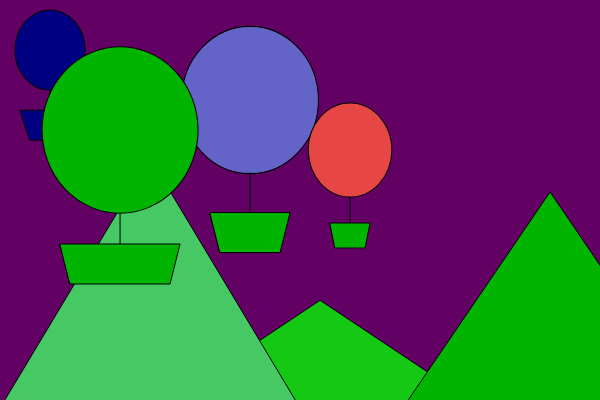
Frame 1 (no input)
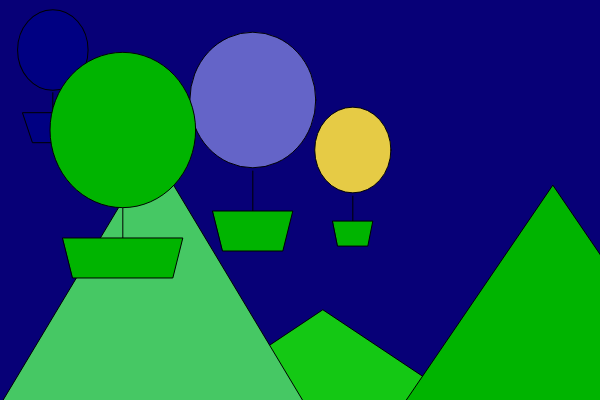
Frame 60 (no input)
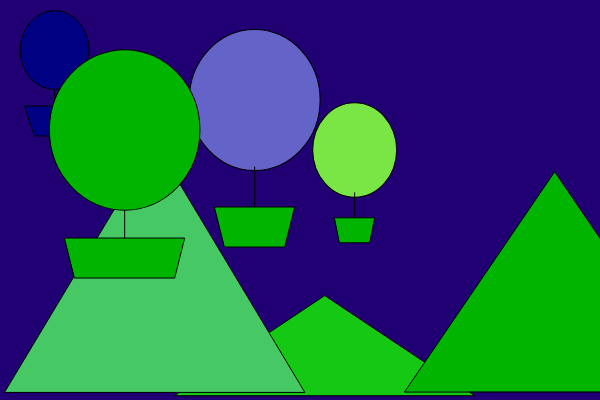
Frame 120 (the mouse pressed at the canvas centre since frame 60)

The p5.js sketch that drew these frames (run headless with seeded random() and noise() and a simulated clock; from frame 60 on, the mouse is pressed at the canvas centre):

// p5.js sketch
// ── sketch.js
let bg1, bg2;
let startTime;

function setup() {
  createCanvas(600, 400);

  colorMode(RGB);
  bg1 = color(200, 0, 80);
  bg2 = color(0, 0, 120);

  startTime = millis();
}

function draw() {
  let amt = (sin(frameCount * 0.02) + 1) / 2;
  let bg = lerpColor(bg1, bg2, amt);
  background(bg);

  let moveX = sin(frameCount * 0.01) * 5;
  push();
  translate(moveX, 0);

  let dy1 = sin(frameCount * 0.03) * 10;
  let dy2 = cos(frameCount * 0.025) * 8;

  fill(20, 200, 20);
  triangle(170, 400 + dy1, 320, 300 + dy1, 470, 400 + dy1);

  fill(70, 200, 100);
  triangle(0, 400 + dy2, 150, 150 + dy2, 300, 400 + dy2);

  let bodyMove1 = sin(frameCount * 0.04) * 4;
  line(50, 90 + bodyMove1, 50, 110 + bodyMove1);
  fill(0, 0, 130);
  quad(20, 110 + bodyMove1, 90, 110 + bodyMove1,
       80, 140 + bodyMove1, 30, 140 + bodyMove1);

  let bodyMove2 = cos(frameCount * 0.035) * 4;
  fill(0, 180, 0);
  line(120, 210 + bodyMove2, 120, 240 + bodyMove2);
  quad(60, 240 + bodyMove2, 180, 240 + bodyMove2,
       170, 280 + bodyMove2, 70, 280 + bodyMove2);

  let s1 = 1 + 0.05 * sin(frameCount * 0.05);
  push();
  translate(50, 50);
  scale(s1);
  fill(0, 0, 130);
  ellipse(0, 0, 70, 80);
  pop();

  let s2 = 1 + 0.06 * sin(frameCount * 0.045 + 1);
  push();
  translate(250, 100);
  scale(s2);
  fill(100, 100, 200);
  ellipse(0, 0, 130, 140);
  pop();

  let bodyMove3 = sin(frameCount * 0.03 + 1) * 3;
  line(250, 170 + bodyMove3, 250, 210 + bodyMove3);
  quad(210, 210 + bodyMove3, 290, 210 + bodyMove3,
       280, 250 + bodyMove3, 220, 250 + bodyMove3);

  let s3 = 1 + 0.04 * cos(frameCount * 0.04);
  push();
  translate(120, 130);
  scale(s3);
  fill(0, 180, 0);
  ellipse(0, 0, 150, 160);
  pop();

  colorMode(HSB, 360, 100, 100);
  let hue = (millis() - startTime) * 0.05 % 360;
  let faceColor = color(hue, 70, 90);
  colorMode(RGB);

  let s4 = 1 + 0.05 * sin(frameCount * 0.05 + 2);
  push();
  translate(350, 150);
  scale(s4);
  fill(faceColor);
  ellipse(0, 0, 80, 90);
  pop();

  let bodyMove4 = cos(frameCount * 0.02) * 3;
  line(350, 195 + bodyMove4, 350, 220 + bodyMove4);
  quad(330, 220 + bodyMove4, 370, 220 + bodyMove4,
       365, 245 + bodyMove4, 335, 245 + bodyMove4);

  let dy3 = sin(frameCount * 0.02 + 1.5) * 12;
  triangle(400, 400 + dy3, 550, 180 + dy3, 700, 400 + dy3);

  pop();
}
